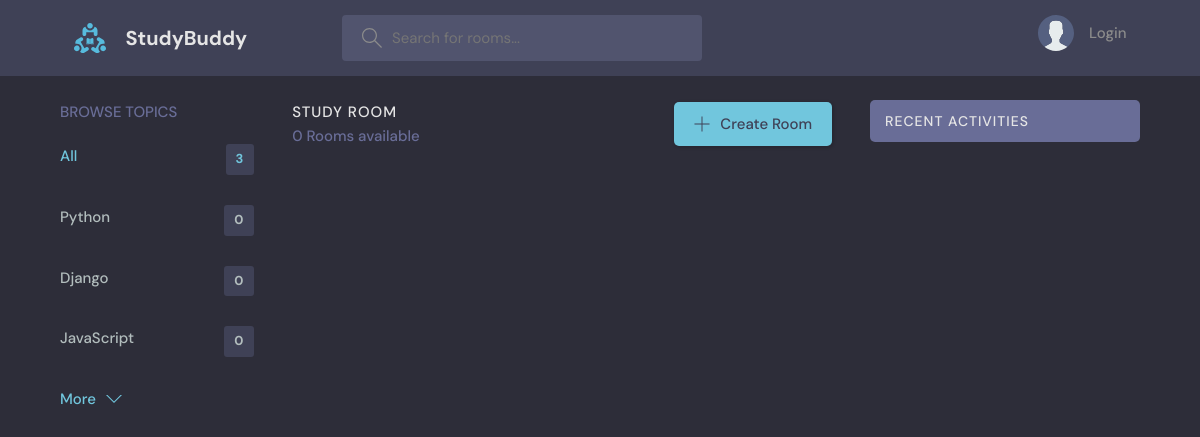
Before: / with the older database file.
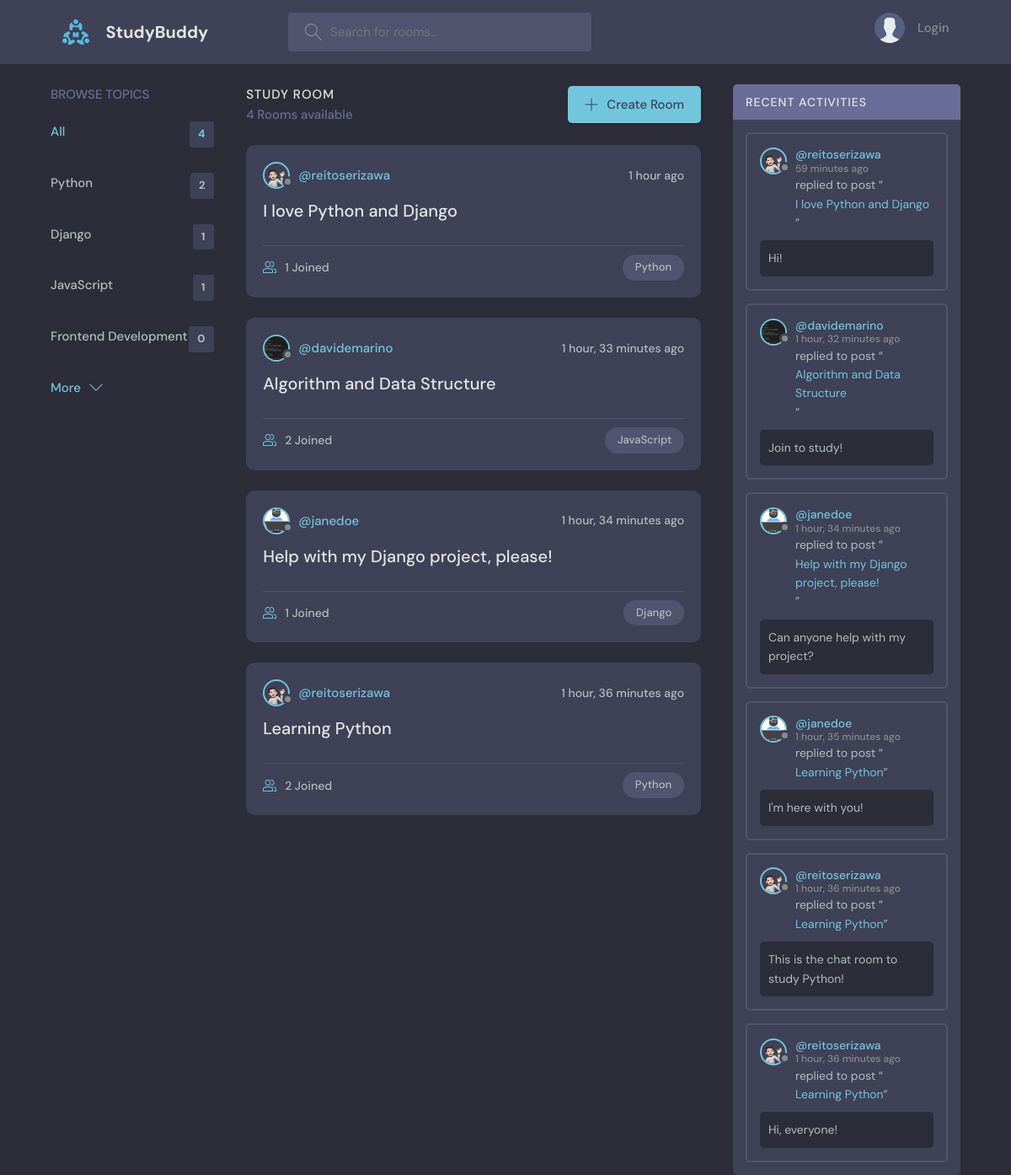
After: the same page with the newer database file.
### base/models.py (models this page shows, shortened)
class Topic(models.Model):
    name = models.CharField(max_length=200)

class Room(models.Model):
    host = models.ForeignKey(User, on_delete=models.SET_NULL, null=True)
    topic = models.ForeignKey(Topic, on_delete=models.SET_NULL, null=True)
    name = models.CharField(max_length=200)
    description = models.TextField(null=True, blank=True)
    participants = models.ManyToManyField(User, related_name="participants", blank=True)
    updated = models.DateTimeField(auto_now=True)
    created = models.DateTimeField(auto_now_add=True)
    class Meta:
        ordering = ['-updated']
    def __str__(self):
        return self.name

class User(AbstractUser):
    name = models.CharField(max_length=200, null=True)
    email = models.EmailField(unique=True, null=True)
    bio = models.TextField(null=True)
    avatar = models.ImageField(null=True, default="avatar.svg")
    USERNAME_FIELD = 'email'
    REQUIRED_FIELDS = []

class Message(models.Model):
    user = models.ForeignKey(User, on_delete=models.CASCADE)
    room = models.ForeignKey(Room, on_delete=models.CASCADE)
    body = models.TextField()
    updated = models.DateTimeField(auto_now=True)
    created = models.DateTimeField(auto_now_add=True)
    class Meta:
        ordering = ['-updated']

### base/views.py (the view)
# urls.py: path('', views.home, name="home"),
def home(request):
    q = request.GET.get('q') if request.GET.get('q') != None else ''
    rooms = Room.objects.filter(
        Q(topic__name__icontains=q) |
        Q(name__icontains=q) |
        Q(description__icontains=q)
        )
    topics = Topic.objects.all()[0:5]
    room_count = rooms.count()
    room_messages = Message.objects.filter(Q(room__topic__name__icontains=q))
    context = {'rooms': rooms, 'topics': topics, 'room_count': room_count, 'room_messages': room_messages}
    return render(request, 'base/home.html', context)

### base/templates/base/home.html (shortened to what this page needs)
{%extends 'main.html'%} {%block content%}
<main class="layout layout--3">
  <div class="container">
    {%include 'base/topics_component.html'%}
    <div class="roomList">
      <div class="roomList__header">
        <div>
          <h2>Study Room</h2>
          <p>{{room_count}} Rooms available</p>
        </div>
        <a class="btn btn--main" href="{%url 'create-room'%}">
          <svg
            version="1.1"
            xmlns="http://www.w3.org/2000/svg"
            width="32"
            height="32"
            viewBox="0 0 32 32"
          >
            <title>add</title>
            <path
              d="M16.943 0.943h-1.885v14.115h-14.115v1.885h14.115v14.115h1.885v-14.115h14.115v-1.885h-14.115v-14.115z"
            ></path>
          </svg>
          Create Room
        </a>
      </div>
      {%include 'base/feed_component.html'%}
    </div>
    {%include 'base/activity_component.html'%}
  </div>
</main>
{%endblock content%}

### base/templates/base/topics_component.html
<div class="topics">
  <div class="topics__header">
    <h2>Browse Topics</h2>
  </div>
  <ul class="topics__list">
    <li>
      <a href="{%url 'home'%}" class="active"
        >All <span>{{topics.count}}</span></a
      >
    </li>
    {%for topic in topics%}
    <li>
      <a href="{%url 'home'%}?q={{topic.name}}"
        >{{topic.name}} <span>{{topic.room_set.all.count}}</span></a
      >
    </li>
    {%endfor%}
  </ul>
  <a class="btn btn--link" href="{%url 'topics'%}">
    More
    <svg
      version="1.1"
      xmlns="http://www.w3.org/2000/svg"
      width="32"
      height="32"
      viewBox="0 0 32 32"
    >
      <title>chevron-down</title>
      <path d="M16 21l-13-13h-3l16 16 16-16h-3l-13 13z"></path>
    </svg>
  </a>
</div>

### base/templates/base/feed_component.html (shortened to what this page needs)
{%for room in rooms%}
<div class="roomListRoom">
  <div class="roomListRoom__header">
    <a href="{%url 'user-profile' room.host.id%}" class="roomListRoom__author">
      <div class="avatar avatar--small">
        <img src="{{room.host.avatar.url}}" />
      </div>
      <span>@{{room.host.username}}</span>
    </a>
    <div class="roomListRoom__actions">
      <span>{{room.created|timesince}} ago</span>
    </div>
  </div>
  <div class="roomListRoom__content">
    <a href="{%url 'room' room.id%}">{{room.name}}</a>
  </div>
  <div class="roomListRoom__meta">
    <a href="{%url 'room' room.id%}" class="roomListRoom__joined">
      {{room.participants.all.count}} Joined
    </a>
    <p class="roomListRoom__topic">{{room.topic.name}}</p>
  </div>
</div>
{%endfor%}

### base/templates/base/activity_component.html (shortened to what this page needs)
<div class="activities">
  <div class="activities__header">
    <h2>Recent Activities</h2>
  </div>
  {%for message in room_messages%}
  <div class="activities__box">
    <div class="activities__boxHeader roomListRoom__header">
      <a
        href="{%url 'user-profile' message.user.id%}"
        class="roomListRoom__author"
      >
        <div class="avatar avatar--small">
          <img src="{{message.user.avatar.url}}" />
        </div>
        <p>
          @{{message.user.username}}
          <span>{{message.created|timesince}} ago</span>
        </p>
      </a>
    </div>
    <div class="activities__boxContent">
      <p>
        replied to post “<a href="{%url 'room' message.room.id%}"
          >{{message.room}}</a
        >”
      </p>
      <div class="activities__boxRoomContent">{{message.body}}</div>
    </div>
  </div>
  {%endfor%}
</div>

Changed rows visible on the page:
computed for Topic "Python": room_set.all.count "0" → "2"
computed for Topic "Django": room_set.all.count "0" → "1"
computed for Topic "JavaScript": room_set.all.count "0" → "1"
added Topic: name "Frontend Development", room_set.all.count "0"
added Room: host.avatar (picture), host.username "reitoserizawa", created "1 hour", name "I love Python and Django", participants.all.count "1", topic.name "Python"
added Room: host.avatar (picture), host.username "davidemarino", created "1 hour, 33 minutes", name "Algorithm and Data Structure", participants.all.count "2", topic.name "JavaScript"
added Room: host.avatar (picture), host.username "janedoe", created "1 hour, 34 minutes", name "Help with my Django project, please!", participants.all.count "1", topic.name "Django"
added Room: host.avatar (picture), host.username "reitoserizawa", created "1 hour, 36 minutes", name "Learning Python", participants.all.count "2", topic.name "Python"
added Message: user.avatar (picture), user.username "reitoserizawa", created "59 minutes", room "I love Python and Django", body "Hi!"
added Message: user.avatar (picture), user.username "davidemarino", created "1 hour, 32 minutes", room "Algorithm and Data Structure", body "Join to study!"
added Message: user.avatar (picture), user.username "janedoe", created "1 hour, 34 minutes", room "Help with my Django project, please!", body "Can anyone help with my project?"
added Message: user.avatar (picture), user.username "janedoe", created "1 hour, 35 minutes", room "Learning Python", body "I'm here with you!"
added Message: user.avatar (picture), user.username "reitoserizawa", created "1 hour, 36 minutes", room "Learning Python", body "This is the chat room to study Python!"
added Message: user.avatar (picture), user.username "reitoserizawa", created "1 hour, 36 minutes", room "Learning Python", body "Hi, everyone!"
Other visible differences:
{{ topics.count }}: "3" → "4"
{{ room_count }}: "0" → "4"
